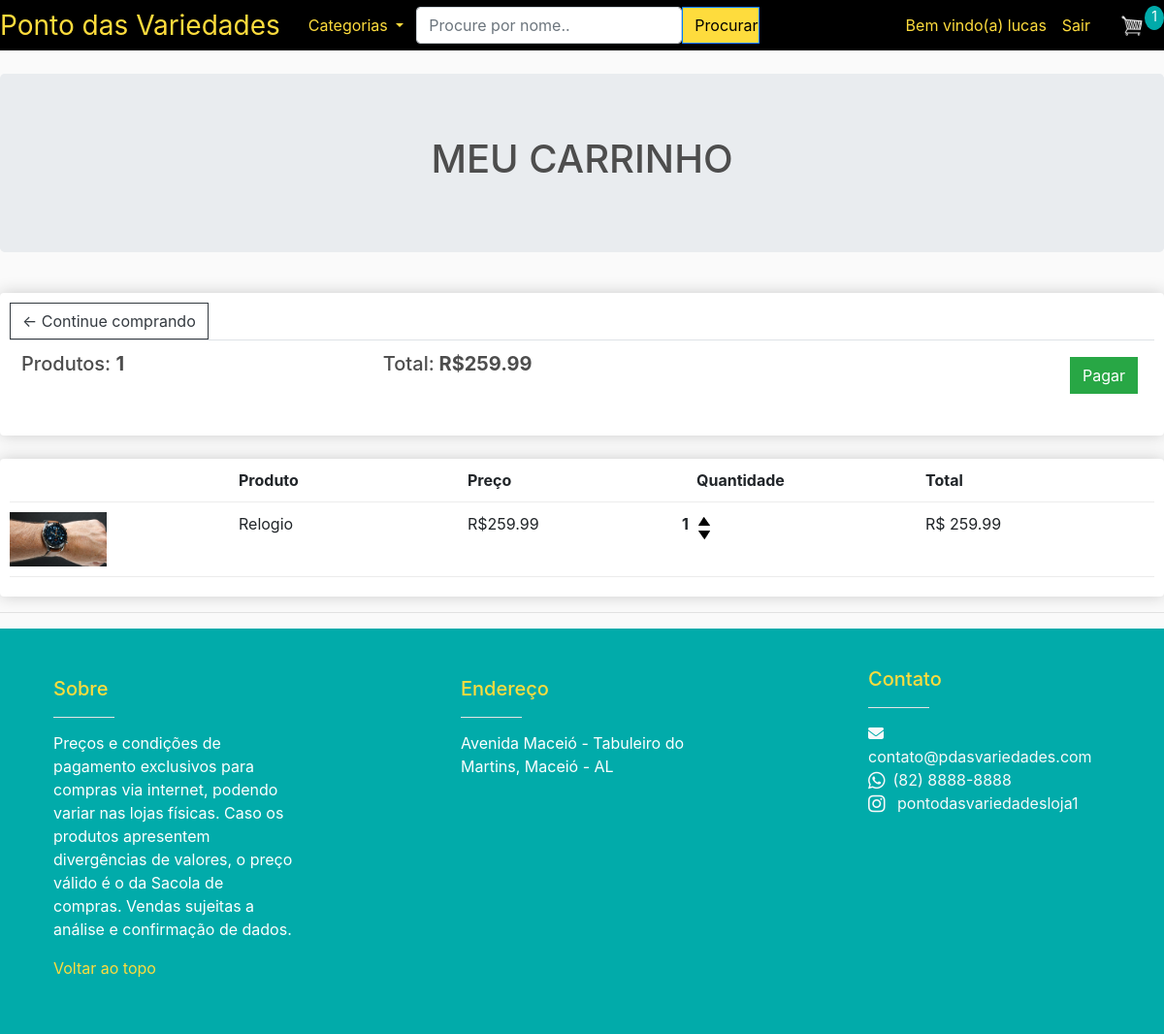
/cart/ (signed in), run on an earlier commit of the app's database.
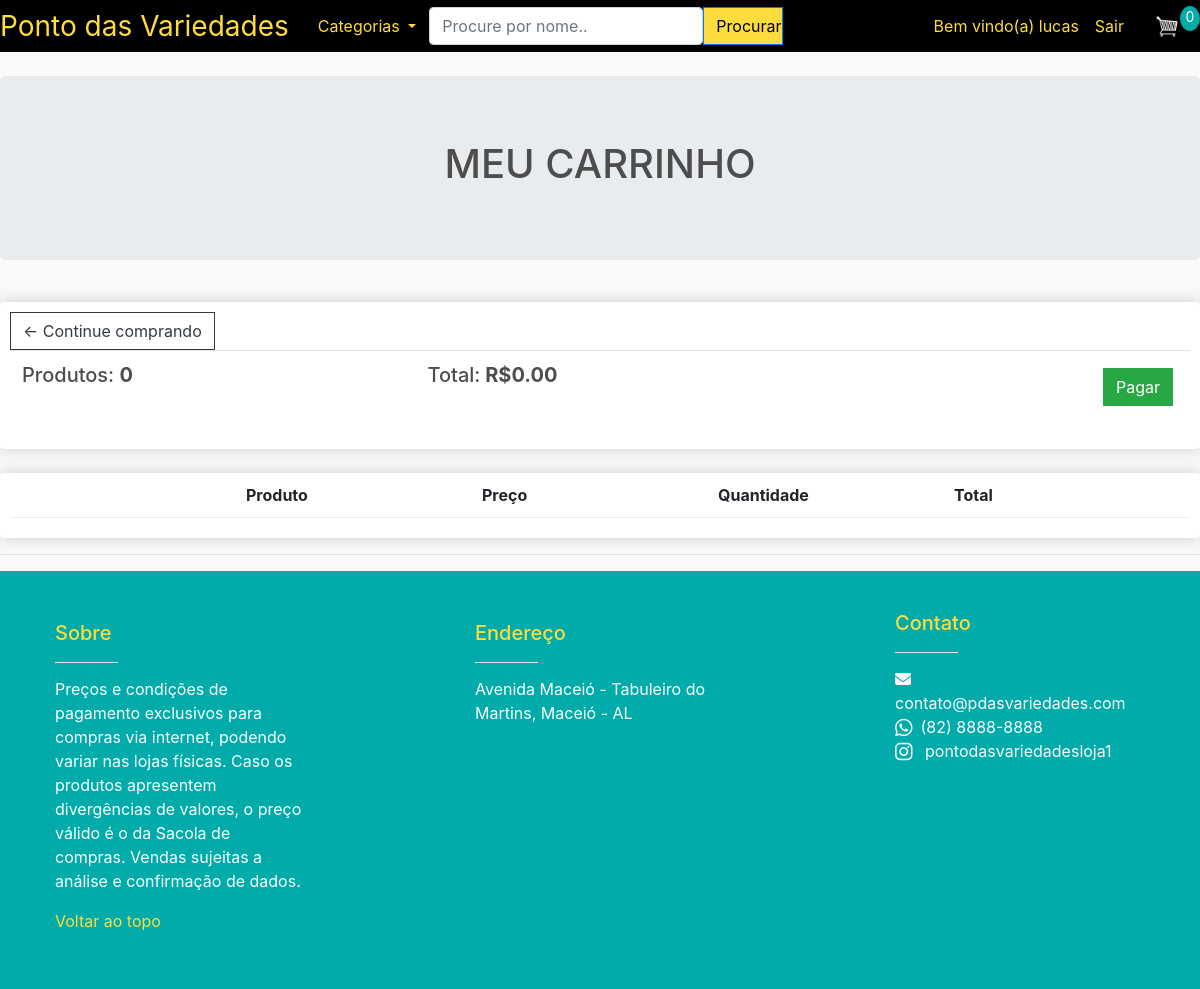
And on a later commit of the database.
### store/models.py (models this page shows, shortened)
class Order(models.Model):
    customer = models.ForeignKey(Customer, on_delete= models.SET_NULL, null=True, blank= True)
    date_ordered = models.DateTimeField(auto_now_add=True)
    complete = models.BooleanField(default=False)
    transaction_id = models.CharField(max_length=100,null=True)
    @property
    def get_cart_total(self):
        orderitems = self.orderitem_set.all()
        total = sum([item.get_total for item in orderitems])
        return total
    @property
    def get_cart_items(self):
        orderitems = self.orderitem_set.all()
        total = sum([item.quantity for item in orderitems])
        return total

class OrderItem(models.Model):
    product = models.ForeignKey(Product, on_delete=models.SET_NULL, null=True)
    order = models.ForeignKey(Order, on_delete=models.SET_NULL, null= True)
    quantity = models.IntegerField(default=0, null=True, blank= True)
    date_added = models.DateTimeField(auto_now_add=True)
    @property
    def get_total(self):
        total = self.product.price * self.quantity
        return total

class Product(models.Model):
    name = models.CharField(max_length=200)
    price = models.DecimalField(max_digits=7, decimal_places=2)
    digital = models.BooleanField(default=False, null= True, blank= True)
    discount_price = models.DecimalField(max_digits=7, decimal_places=2, blank=True, null=True)
    category = models.CharField(choices=CATEGORY_CHOICES, max_length=2)
    slug = models.SlugField()
    image = models.ImageField(null=True, blank= True)
    description = models.TextField()
    @property
    def imageURL(self):
        try:
            url = self.image.url
        except:
            url = ''
        return url

### store/views.py (the view)
# urls.py: path('cart/', views.cart, name="cart"),
def cart(request):
    data = cartData(request)
    cartItems = data['cartItems']
    order = data['order']
    items = data['items']
    context = {'items':items, 'order':order, 'cartItems':cartItems}
    return render(request, 'store/cart.html', context)

### store/utils.py (called while the page is built)
def cartData(request):
    if request.user.is_authenticated:
        customer, created = Customer.objects.get_or_create(name = request.user.username, email = request.user.email
        )
        customer.save()
        order, created = Order.objects.get_or_create(customer=customer, complete=False)
        items = order.orderitem_set.all
        cartItems = order.get_cart_items
    else:
        cookieData = cookieCart(request)
        cartItems = cookieData['cartItems']
        order = cookieData['order']
        items = cookieData['items']
    return {'cartItems':cartItems,'order':order,'items':items}

### store/templates/store/cart.html (shortened to what this page needs)
{% extends 'store/main.html' %}
{% load static %}
{% block content %}
<section class="jumbotron text-center">
    <div class="container">
		<h1 class="jumbotron-heading">MEU CARRINHO</h1>
     </div>
</section>
	<div class="row">
		<div class="col-lg-12">
			<div class="box-element">
				<a  class="btn btn-outline-dark" href="{% url 'store:store' %}">&#x2190; Continue comprando</a>
				<table class="table">
					<tr>
						<th><h5>Produtos: <strong>{{ order.get_cart_items }}</strong></h5></th>
						<th><h5>Total:<strong> R${{ order.get_cart_total|floatformat:2 }}</strong></h5></th>
						<th>
							<a  style="float:right; margin:5px;" class="btn btn-success"
							href="{% url 'store:checkout' %}">Pagar</a>
						</th>
					</tr>
				</table>
			</div>
			<br>
			<div class="box-element">
				<div class="cart-row">
					<div style="flex:1"></div>
					<div style="flex:1"><strong>Produto</strong></div>
					<div style="flex:1"><strong>Preço</strong></div>
					<div style="flex:1"><strong>Quantidade</strong></div>
					<div style="flex:1"><strong>Total</strong></div>
				</div>
				{% for item in items %}
				<div class="cart-row">
					<div style="flex:1"><img class="row-image" src="{{item.product.imageURL}}"></div>
					<div style="flex:1"><p>{{ item.product.name }}</p></div>
					<div style="flex:1"><p>R${{ item.product.price|floatformat:2 }}</p></div>
					<div style="flex:1">
						<div class="row">
						<p class="quantity">{{ item.quantity }}</p>
						<div class="quantity">
							<img data-product= {{ item.product.id }} data-action="add" class="chg-quantity update-cart" src="{% static  'images/arrow-up.png' %}">
							<img data-product= {{ item.product.id }} data-action="remove" class="chg-quantity update-cart" src="{% static  'images/arrow-down.png' %}">
						</div>
					</div>
					</div>
					<div style="flex:1"><p>R$ {{ item.get_total }}</p></div>
				</div>
				{% endfor %}
			</div>
		</div>
	</div>
{% endblock content %}

### store/templates/store/main.html (shortened to what this page needs)
<!DOCTYPE html>
{% load static %}
<html>
<head>
	<link rel="stylesheet" href="https://stackpath.bootstrapcdn.com/bootstrap/4.4.1/css/bootstrap.min.css"
>
	<link rel="stylesheet" type="text/css" href="{% static 'css/main.css' %}">
</head>
<body>
	<nav class="navbar-expand-lg sticky-top navbar-light" style="background-color: #000000; display: flex;
		flex-wrap: wrap;  align-items: center; -webkit-box-pack: justify;
		justify-content: space-between;">
		<a class="navbar-brand waves-effect" href="/" style="font-size: 28px; color: #fedc3d;">
			Ponto das Variedades </a>
		<div class="collapse navbar-collapse" id="navbarSupportedContent">
			<button class="btn dropdown-toggle " type="button" id="dropdownMenu"
				 data-toggle="dropdown" aria-haspopup="true" aria-expanded="false"
				 style="background-color:#000000 ; color: #fedc3d;">
				  Categorias
			</button>
			<form class='form-inline mr-auto my-lg-0' size='85' action="{% url 'store:store'%}" method='get' >
				<input class='form-control' name="q" type="text"
				placeholder="Procure por nome.." style="size: 80px;" value={{request.get.q}} >
				<button class="btn btn-primary" style="background-color:#fedc3d; width:80px; height:38px"
				 type="submit" value='Search'>
				<span style="color: #000000;">Procurar</span></button>
			</form>
			<div class="form-inline my-2 my-lg-0">
				{% if request.user.is_authenticated %}
					<mute style="color: #fedc3d;"> Bem vindo(a) {{request.user}}</mute>
						<a class="nav-link waves-effect" href="{% url 'account_logout' %}">
						<span class="clearfix d-none d-sm-inline-block" style="color:#fedc3d;"> Sair
						</a>
				{% endif %}
			<a href="{% url 'store:cart' %}">
				<img  id="cart-icon" src="{% static 'images/cart.png' %}">
				</a>
			<p id="cart-total" style="background-color: #01abaa;">{{cartItems}} </p>
			</div>
		</div>
	</nav>
<br>
			{% block content %}
			{% endblock content %}
			 {% include "store/footer.html" %}
</body>
</html>

### store/templates/store/footer.html
<hr>
<footer class="text-light" style="background: #01abaa;
padding: 40px; color: #f8f9fa">
  <div class="container">
      <div class="row">
          <div class="col-md-3 col-lg-4 col-xl-3">
              <h5 style="color: #fedc3d;">Sobre</h5>
              <hr class="bg-white mb-2 mt-0 d-inline-block mx-auto w-25">
              <p class="mb-0" style="color:white">
                Preços e condições de pagamento exclusivos para compras via internet, podendo variar nas lojas físicas. Caso os produtos apresentem divergências de valores, o preço válido é o da Sacola de compras. Vendas sujeitas a análise e confirmação de dados.
          </div>
          <div class="col-md-3 col-lg-4 col-xl-3 mx-auto">
              <h5 style="color: #fedc3d;">Endereço</h5>
              <hr class="bg-white mb-2 mt-0 d-inline-block mx-auto w-25">
              <ul class="list-unstyled">
                <p class="mb-0" style="color:white">
                Avenida Maceió - Tabuleiro do Martins, Maceió - AL
                </p>
              </ul>
          </div>
          <div class="col-md-4 col-lg-3 col-xl-3">
              <a href="{% url 'store:contato'%}"><h5 style="color: #fedc3d;">Contato</h5></a>
              <hr class="bg-white mb-2 mt-0 d-inline-block mx-auto w-25">
              <ul class="list-unstyled">
                  <li><i class="fa fa-envelope mr-2"></i> contato@pdasvariedades.com</li>
                  <li><a class="whatsapp-ic" role="button"><i class="fab fa-lg fa-whatsapp mr-2"></i>(82) 8888-8888</a></li>
                  <li></li><a class="ins-ic mr-3" role="button"><i class="fab fa-lg fa-instagram mr-2"></i> pontodasvariedadesloja1
                  </a></li>
              </ul>
          </div>
          <div class="col-12 copyright mt-3">
              <p class="float-left">
                  <a href="#" style="color:#fedc3d">Voltar ao topo</a>
              </p>
          </div>
      </div>
  </div>
</footer>

### static/css/main.css (style rules this page uses)
body { background-color: hsl(0, 0%, 98%); }
h1,h2,h3,h4,h5,h6 { color:hsl(0, 0%, 30%); }
.box-element { box-shadow:hsl(0, 0%, 80%) 0 0 16px; background-color: #fff; border-radius: 4px; padding: 10px; }
#cart-icon { width:25px; display: inline-block; margin-left: 15px; }
#cart-total { display: block; text-align: center; color:#fff; background-color: red; width: 20px; height: 25px; border-radius: 50%; font-size: 14px; }
.col-lg-4, .col-lg-6, .col-lg-8, .col-lg-12 { margin-top: 10px; }
.btn { border-radius: 0; }
.cart-row { display: flex; align-items: flex-stretch; padding-bottom: 10px; margin-bottom: 10px; border-bottom: 1px solid #ececec; }

What changed in the data, as far as the page shows it:
no longer on this page (row edited): Order: get_cart_items "1", get_cart_total "259.99"
no longer on this page (row unchanged): OrderItem: product.imageURL (picture), product.name "Relogio", product.price "259.99", quantity "1", get_total "259.99"
added Order: get_cart_items "0", get_cart_total "0.00"
Also different on the page:
{{ cartItems }}: "1" → "0"
